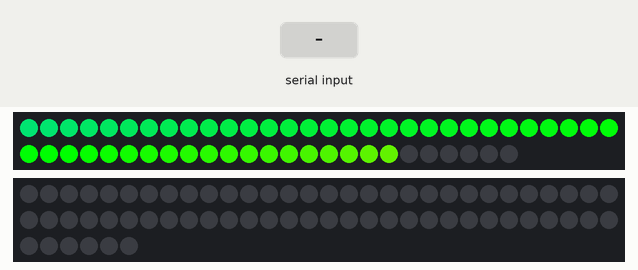
Simulated run of this sketch. Board: Arduino Uno, built with avr-gcc and run on an emulated ATmega328P. Parts: 55 RGB LEDs in strip order, left to right, continuing on the next row, 66 RGB LEDs in strip order, left to right, continuing on the next row. Inputs (shaded band) come from the test bench. Dim RGB values are drawn brighter than linear; what the sketch prints to the serial monitor is not drawn.

Above: at 1.3 s.
2.6 s: "1" received over Serial
At 4.6 s:
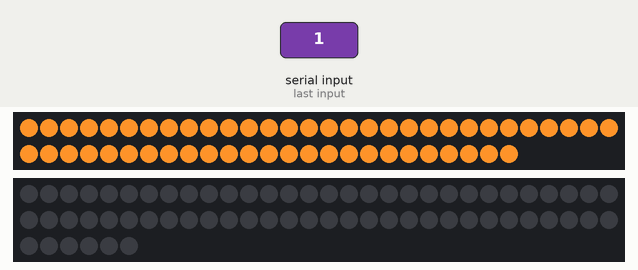
5.5 s: "4" received over Serial
At 6.3 s:
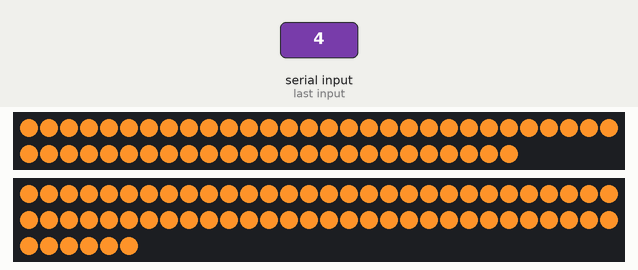
8.5 s: "3" received over Serial
At 9.6 s:
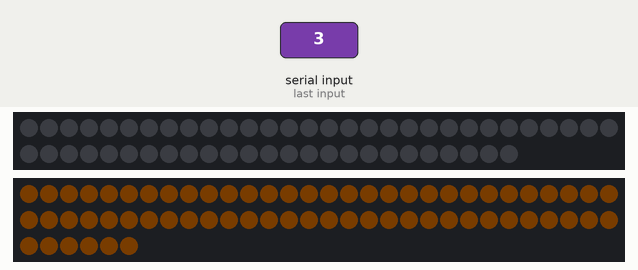
Timing chart, 0 to 11.5 s (numbered marks = the images above; inputs shaded):
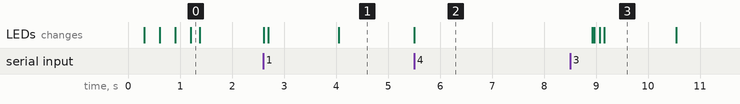

The sketch:

basic_including_startuplightbac.ino
```cpp
#include "FastLED.h"


int stripA = 0;
int stripB = 0;
#define stripA_leds 55
#define stripB_leds 66
#define stripA_interval 5000
long StripApreviousMillis;
CRGB ledsA[stripA_leds];
CRGB ledsB[stripB_leds];
int serialData;
int hue1 = 0;

void setup() {
 Serial.begin(9600);
 FastLED.addLeds<NEOPIXEL, 6>(ledsA, stripA_leds);
 FastLED.addLeds<NEOPIXEL, 3>(ledsB, stripB_leds);
 startupLight();
 clearAll();
 FastLED.setTemperature(Candle);

}
 void loop(){
  checkTimer();
if (Serial.available()) {
    serialData = Serial.read();
    switch(serialData){
      case 49:
      Serial.write("Doe start 1");
      stripA = 1;
      StripApreviousMillis = millis();
      if(hue1 != 255){
        for(int i = hue1; i < 255; hue1 = i++){
          for(int dot = 0; dot < stripA_leds; dot++){
            ledsA[dot] = CHSV(225,0,i);
          }
           FastLED.show();
        }
     }
     break;
     case 50:
     Serial.write("Doe 1 stoppen");
     if(hue1 != 0){
      for(int i = hue1; i >= 0; hue1 = i--){
        for(int dot = 0; dot < stripA_leds; dot++){
            ledsA[dot] = CHSV(224,0,i);
          }
           FastLED.show();
      }
     }
     break;
     case 51:
     Serial.write("Doe start 2");
      if(hue1 != 255){
        for(int i = hue1; i < 255; hue1 = i++){
          for(int dot = 0; dot < stripB_leds; dot++){
            ledsB[dot] = CHSV(225,0,i);
          }
           FastLED.show();
        }
     }
     break;
     case 52:
      Serial.write("Doe stop 2");
      if(hue1 != 255){
        for(int i = hue1; i < 255; hue1 = i++){
          for(int dot = 0; dot < stripB_leds; dot++){
            ledsB[dot] = CHSV(225,0,i);
          }
           FastLED.show();
        }
     }
     break;
    }
   }
 }
```

functions.ino
```cpp
// Startup
void startupLight(){
  int green = 128;
  for(int dot = 0; dot < stripA_leds + 1; dot++){
    if(dot != stripA_leds){
      ledsA[dot] = CRGB::Green;

      ledsA[dot] = CHSV(green, 255, 255);
      FastLED.show();
      delay(20);
      green--;
    }

  }
}

//Clear all leads
void clearAll(){
  fill_solid(ledsA, stripA_leds, CRGB::Black);
  fill_solid(ledsB, stripB_leds, CRGB::Black);
  FastLED.show();
}

void checkTimer(){

  if(stripA == 1){

  if(millis() - StripApreviousMillis > stripA_interval){
     Serial.write("Timer over");
      stripA = 0;
     if(hue1 != 0){
      for(int i = hue1; i >= 0; hue1 = i--){
        for(int dot = 0; dot < stripA_leds; dot++){
            ledsA[dot] = CHSV(224,0,i);
          }
           FastLED.show();
      }
     }

  }
}
}
```

Measured:
- after the input at 2.6 s, the LEDs: first change at once (image 1 shows a later state)
- after the input at 5.5 s, the LEDs: change at once (image 2)
- after the input at 8.5 s, the LEDs: first differ from a run without the input after 0.57 s (image 3 shows a later state)
- what the display in image 3 shows lasts 1.3 s, from 9.2 s to 10.5 s
